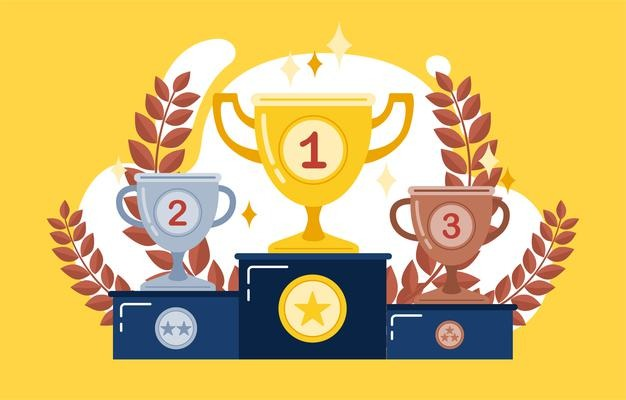
#> input picture Photos/podium.jpeg, 626 x 400 px
$ python splitmerge.py
#> lines starting #> are read from the running program, lines starting #| are printed output that depends on the picture
import cv2 as cv
import numpy as np

img=cv.imread('Photos/podium.jpeg')
#> img is the input picture: shape (400, 626, 3); mean B, G, R 107.1, 189, 218.5
cv.imshow('podium', img)

blank=np.zeros(img.shape[:2],dtype='uint8')

b,g,r=cv.split(img)
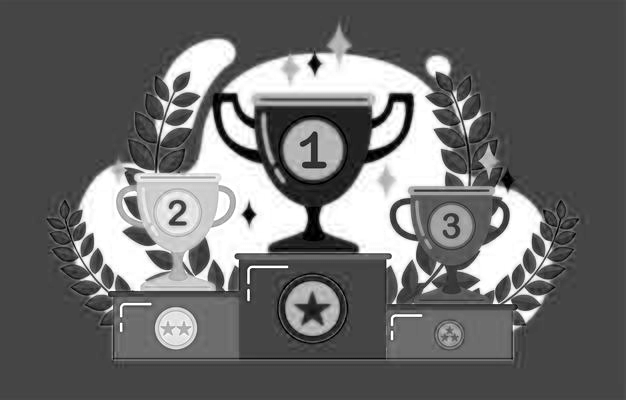
#> b: shape (400, 626); min 0, max 255, mean 107.1
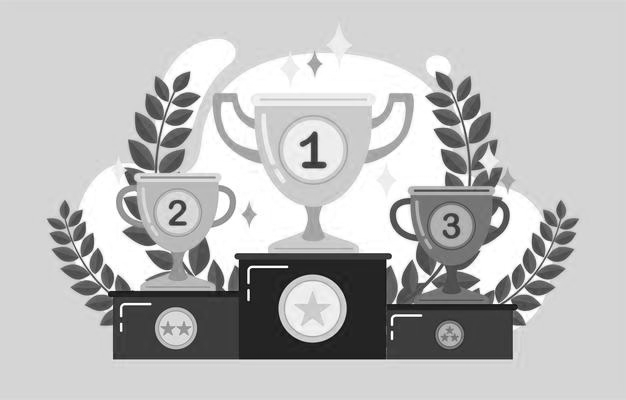
#> g: shape (400, 626); min 4, max 255, mean 189
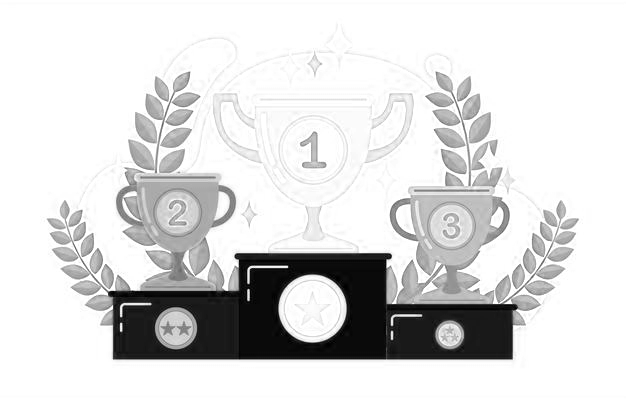
#> r: shape (400, 626); min 0, max 255, mean 218.5

blue=cv.merge([b,blank,blank])
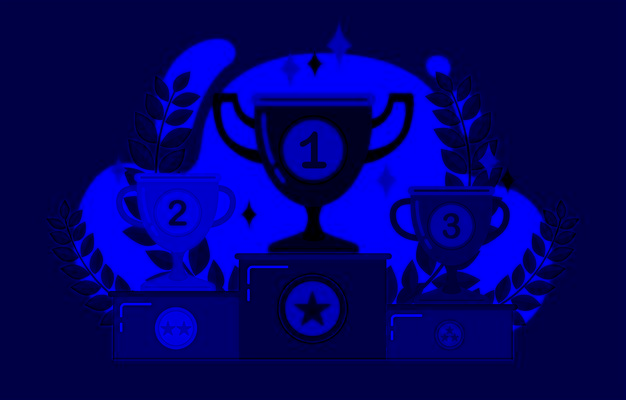
#> blue: shape (400, 626, 3); mean of channels 0, 1, 2 107.1, 0, 0; drawn as B, G, R
green=cv.merge([blank,g,blank])
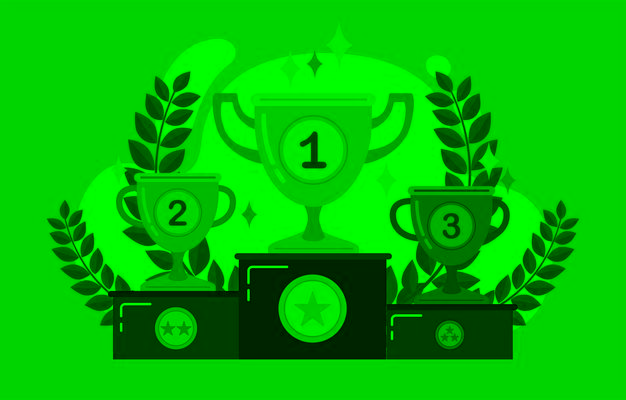
#> green: shape (400, 626, 3); mean of channels 0, 1, 2 0, 189, 0; drawn as B, G, R
red=cv.merge([blank,blank,r])
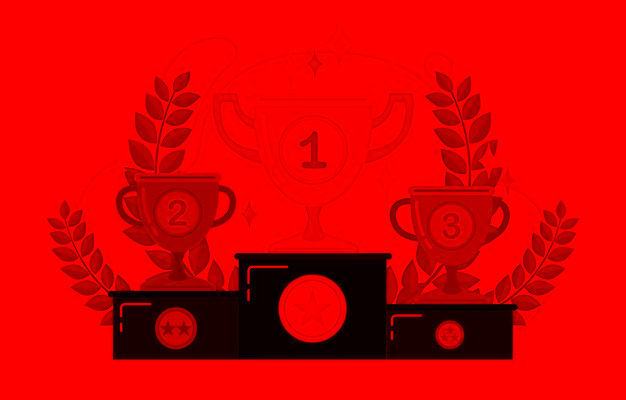
#> red: shape (400, 626, 3); mean of channels 0, 1, 2 0, 0, 218.5; drawn as B, G, R

cv.imshow('Blue',blue)
cv.imshow('Green',green)
cv.imshow('Red',red)
# [8 lines of commented-out code are left out]

merged=cv.merge([b,g,r])
cv.imshow('Merged',merged)

cv.waitKey(0)
